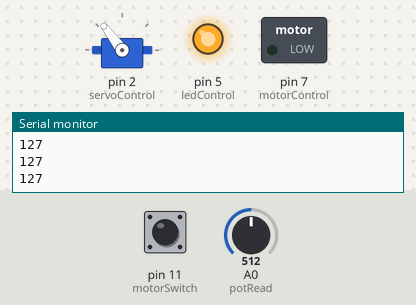
This sketch was run on a simulated Arduino Uno, built with avr-gcc and run on an emulated ATmega328P. Shown: servo, switched loads named in the sketch (green lamp = pin HIGH), output pins drawn as LEDs (lit = HIGH), the last lines printed to the serial monitor. The inputs (shaded band) are chosen by the test bench; at power-on: A0 (potRead) = 512, pin 11 (motorSwitch) HIGH.

Above: at 1.2 s.
1.3 s: A0 (potRead) set to 716
At 2.3 s:
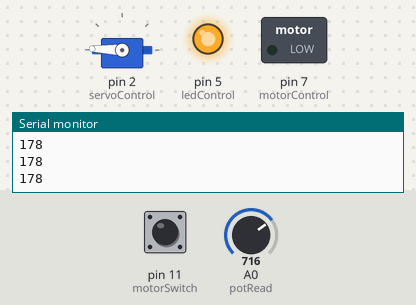
2.9 s: pin 11 (motorSwitch) pulled LOW for 0.15 s
At 2.97 s:
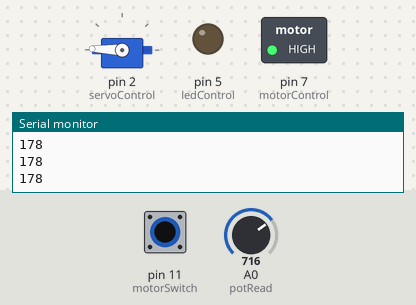
4.5 s: A0 (potRead) set to 900
At 5.5 s:
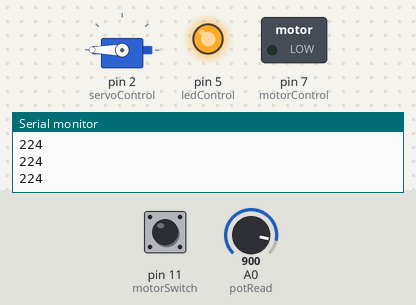
6.1 s: pin 11 (motorSwitch) pulled LOW for 1 s
At 6.8 s:
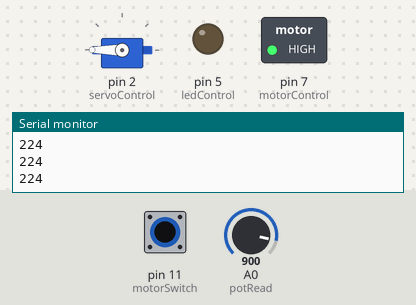
8.6 s: A0 (potRead) set to 306
At 9.4 s:
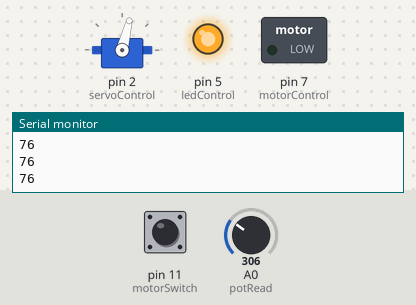
10.1 s: pin 11 (motorSwitch) pulled LOW for 0.15 s
At 10.17 s:
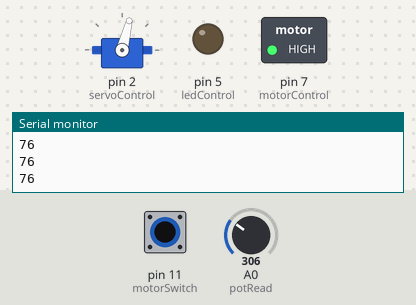
Timing chart, 0 to 12.7 s (numbered marks = the images above; inputs shaded):
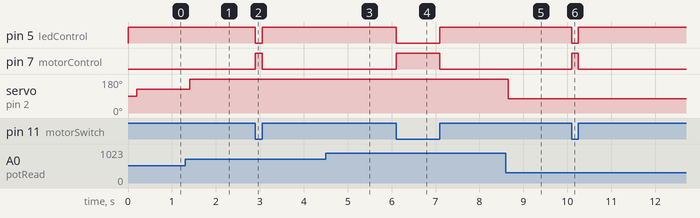

Measured:
- after the input at 1.3 s, servo on pin 2 (servoControl): 127° → 178° after 0.11 s
- after the input at 2.9 s, pin 5 (ledControl): HIGH → LOW at once, → HIGH 0.15 s later; pin 7 (motorControl): LOW → HIGH at once, → LOW 0.15 s later
- after the input at 4.5 s, servo on pin 2 (servoControl): 178° → 180° after 0.13 s
- after the input at 6.1 s, pin 5 (ledControl): HIGH → LOW at once, → HIGH 1.0 s later; pin 7 (motorControl): LOW → HIGH at once, → LOW 1.0 s later
- after the input at 8.6 s, servo on pin 2 (servoControl): 180° → 76° after 0.05 s
- after the input at 10.1 s, pin 5 (ledControl): HIGH → LOW at once, → HIGH 0.15 s later; pin 7 (motorControl): LOW → HIGH at once, → LOW 0.15 s later

The sketch:

EGR122ClassExample1.ino
```cpp
#include <Servo.h>

// C++ code
//

Servo servo1;

int motorControl = 7;
int motorSwitch = 11;
int servoControl = 2;
int potRead = A0;
int ledControl = 5;
long int ms100;

void setup()
{
  pinMode(motorControl, OUTPUT);
  pinMode(motorSwitch, INPUT_PULLUP);
  pinMode(ledControl, OUTPUT);
  servo1.attach(servoControl);
  Serial.begin(9600);
  ms100 = millis();
}

void loop()
{

  // Control Motor On / Off
  bool val = digitalRead(motorSwitch);
  if (val) {
    digitalWrite(ledControl, HIGH); // OFF
  	digitalWrite(motorControl, LOW);
  }
  else {
    digitalWrite(ledControl, LOW); // ON
    digitalWrite(motorControl, HIGH);
  }

  // Control Servo Position (every 100ms)
  if (millis() - ms100 > 200) {
    int arm = analogRead(potRead);
    arm = map(arm, 0, 1023, 0, 255);
    servo1.write(arm);
    Serial.println(arm);
    ms100 = millis();
  }


}
```
